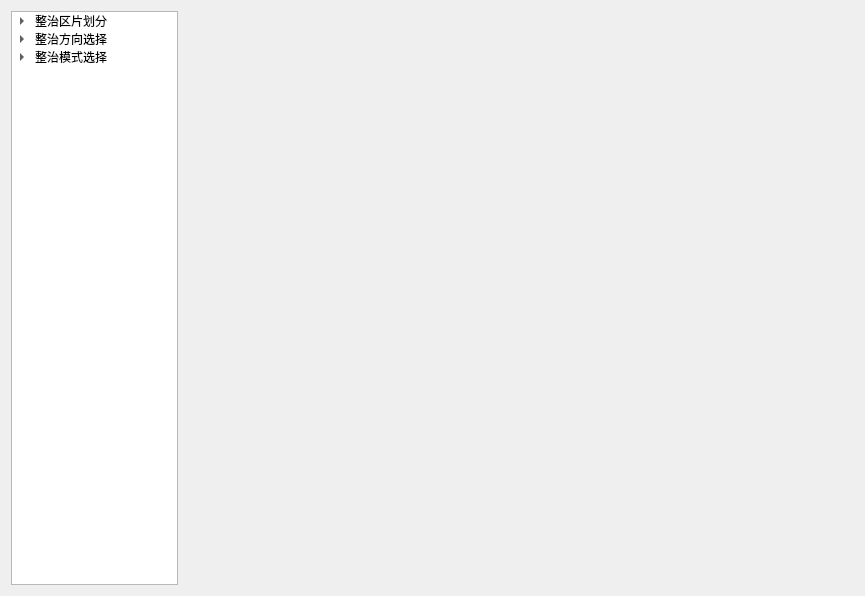
<?xml version="1.0" encoding="UTF-8"?>
<ui version="4.0">
 <class>KXCPlanningFrm</class>
 <widget class="QWidget" name="KXCPlanningFrm">
  <property name="geometry">
   <rect>
    <x>0</x>
    <y>0</y>
    <width>865</width>
    <height>596</height>
   </rect>
  </property>
  <property name="windowTitle">
   <string>Form</string>
  </property>
  <layout class="QGridLayout" name="gridLayout" columnstretch="1,4">
   <item row="0" column="0">
    <widget class="QTreeWidget" name="treeWidget">
     <property name="allColumnsShowFocus">
      <bool>false</bool>
     </property>
     <attribute name="headerVisible">
      <bool>false</bool>
     </attribute>
     <column>
      <property name="text">
       <string/>
      </property>
     </column>
     <item>
      <property name="text">
       <string>整治区片划分</string>
      </property>
      <item>
       <property name="text">
        <string>生态适宜性评价</string>
       </property>
      </item>
      <item>
       <property name="text">
        <string>生态适宜性分级</string>
       </property>
      </item>
      <item>
       <property name="text">
        <string>整治区片划分</string>
       </property>
      </item>
     </item>
     <item>
      <property name="text">
       <string>整治方向选择</string>
      </property>
      <item>
       <property name="text">
        <string>村庄布点规划</string>
       </property>
      </item>
     </item>
     <item>
      <property name="text">
       <string>整治模式选择</string>
      </property>
      <item>
       <property name="text">
        <string>整治因素录入</string>
       </property>
      </item>
      <item>
       <property name="text">
        <string>整治因素浏览</string>
       </property>
      </item>
      <item>
       <property name="text">
        <string>整治模式浏览</string>
       </property>
      </item>
     </item>
    </widget>
   </item>
   <item row="0" column="1">
    <widget class="QStackedWidget" name="stackedWidget">
     <property name="currentIndex">
      <number>0</number>
     </property>
     <widget class="QWidget" name="page"/>
     <widget class="QWidget" name="page_2"/>
    </widget>
   </item>
  </layout>
 </widget>
 <resources/>
 <connections/>
</ui>
